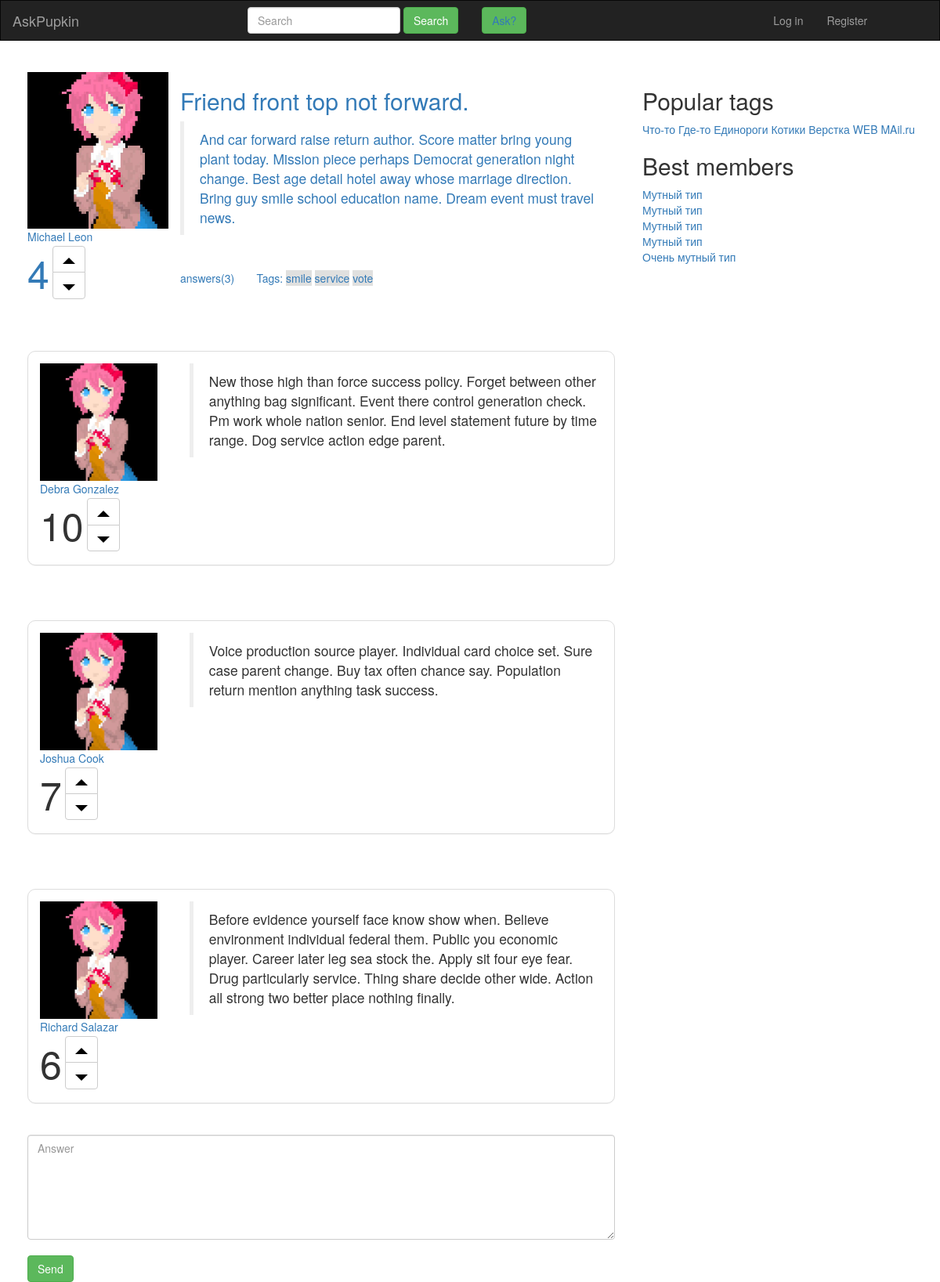
/questions/question/3/, run on the app's committed database.
### questions/models.py (models this page shows, shortened)
class Question(models.Model):
    question_id = models.IntegerField(
        primary_key=True,
        db_index=True)
    asker_id = models.ForeignKey(User,
                                 on_delete=models.CASCADE,
                                 related_name="questiom_authtor")
    title = models.CharField(max_length=30)
    text = models.TextField(max_length=300)
    is_active = models.BooleanField(default=True)
    have_right_answer = models.BooleanField(default=False)
    question_creation = models.DateTimeField(default=datetime.now())
    objects = QuestionsManager()

class User(AbstractUser):
    upload = models.ImageField(default=None)
    def __str__(self):
        return str(self.username)

class Like(models.Model):
    count = models.IntegerField(default=0)

class Tag(models.Model):
    tag_name = models.CharField(max_length=10,
                                unique=True,
                                verbose_name='tag_name')
    question_id = models.ManyToManyField(Question,
                                         related_name='Tags')

class Answer(models.Model):
    answer_id = models.IntegerField(
        primary_key=True,
        db_index=True)
    authtor_id = models.ForeignKey(User,
                                   on_delete=models.CASCADE,
                                   related_name="answer_authtor")
    question_id = models.ForeignKey(Question,
                                    on_delete=models.CASCADE,
                                    related_name="answers")
    text = models.TextField(max_length=300)
    is_correct = models.BooleanField(default=False)
    is_active = models.BooleanField(default=True)
    answer_creation = models.DateTimeField(default=datetime.now())

### questions/views.py (the view)
# urls.py: path('question/', views.question, name='question'),
def question(request, question_id = 1): #full
    template = loader.get_template('questions/question.html')
    try:
        question = Question.objects.get(pk = question_id)
        context = {'question' : question}
    except:
        raise Http404("We have not this question(((")
    return HttpResponse(template.render(context))

### questions/templates/questions/question.html
{% extends "questions/base.html" %}
{% load static %}
{% block add_spec_css %}
    <link href="{% static "questions/css/question.css" %}" rel="stylesheet" />
{% endblock %}
{% block content %}
      <div class="col-md-8 navbar-fixed-left">
        <div class="form-group row">
          <div class="col-md-3 media">
            <a class="navbar-fixed-left">
              <img class="media-object" src="{% static "questions/img/man.jpg" %}" width="200" height="200">
            </a>
              <a>{{ question.asker_id.username }}<a>
            <div class="group like-area">
                <div class="btn-group-vertical">
                    <likes>
                            {{ question.question_like.count }}
                    </likes>
                </div>
                  <div class="btn-group-vertical">
                    <button type="button" class="btn btn-default">
                      <img src="{% static "questions/img/caret-top-2x.png" %}">
                    </button>
                    <button type="button" class="btn btn-default">
                        <img src="{% static "questions/img/caret-bottom-2x.png" %}">
                    </button>
                  </div>
                </div>
          </div>
          <div class="col-md-9">
            <h2>{{ question.title }}</h2>
            <blockquote>
              <p>{{ question.text }}</p>
            </blockquote>
              <div class="row feedback-and-tags">
                  <div class="col-md-2">
                    <p>answers({{ question.answers.count }})</p>
                  </div>
                  <div class="col-md-10">
                      <text>Tags:</text>
                      {% for tag in question.Tags.all %}
                        <a href="#" style="background-color: #e0e0df">{{ tag.tag_name }}</a>
                      {% endfor %}
                  </div>
              </div>
          </div>
        </div>
        <br>
          {% for answer in question.answers.all %}
                    <div class="panel panel-default block-answer">
                      <div class="form-group row">
                        <div class="col-md-3 media">
                          <a class="navbar-fixed-left">
                            <img class="media-object" src="{% static "questions/img/man.jpg" %}" width="150" height="150">
                          </a>
                            <a>{{ answer.authtor_id }}</a>
                          <div class="group">
                              <div class="btn-group-vertical">
                                <likes>
                                        {{ answer.answer_like.count }}
                                </likes>
                              </div>
                              <div class="btn-group-vertical">
                                <button type="button" class="btn btn-default">
                                  <img src="{% static "questions/img/caret-top-2x.png" %}">
                                </button>
                                <button type="button" class="btn btn-default">
                                  <img src="{% static "questions/img/caret-bottom-2x.png" %}">
                                </button>
                              </div>
                            </div>
                        </div>
                        <div class="col-md-9">
                          <blockquote>
                            <p>{{ answer.text }}</p>
                          </blockquote>
                        </div>
                      </div>
                    </div>
                    <br>
          {% endfor %}
          <textarea class="form-control" rows="6" placeholder="Answer"></textarea>
          <br>
          <button type="button" class="btn btn-success">Send</button>
      </div>
{% endblock %}

### questions/static/questions/css/question.css (style rules this page uses)
div.col-md-8.navbar-fixed-left { padding-left: 50px; padding-right: 20px; }
div.block-answer { padding-top: 15px; padding-left: 15px; border-radius: 10px; margin-top: 30px; }
likes { font-size: 50px; text-align: center; }
div.like-area { border: 5px; }
div.feedback-and-tags { padding-top: 25px; }

### data on the page
Question: asker_id.username "Michael Leon", question_like.count "4", title "Friend front top not forward.", text "And car forward raise return author. Score matter bring young plant today. Mission piece perhaps Democrat generation night change. Best age detail hotel away whose marriage direction. Bring guy smile school education name. Dream event must travel news.", answers.count "3"
Tag: tag_name "smile"
Tag: tag_name "service"
Tag: tag_name "vote"
Answer: authtor_id "Debra Gonzalez", answer_like.count "10", text "New those high than force success policy. Forget between other anything bag significant. Event there control generation check. Pm work whole nation senior. End level statement future by time range. Dog service action edge parent."
Answer: authtor_id "Joshua Cook", answer_like.count "7", text "Voice production source player. Individual card choice set. Sure case parent change. Buy tax often chance say. Population return mention anything task success."
Answer: authtor_id "Richard Salazar", answer_like.count "6", text "Before evidence yourself face know show when. Believe environment individual federal them. Public you economic player. Career later leg sea stock the. Apply sit four eye fear. Drug particularly service. Thing share decide other wide. Action all strong two better place nothing finally."
